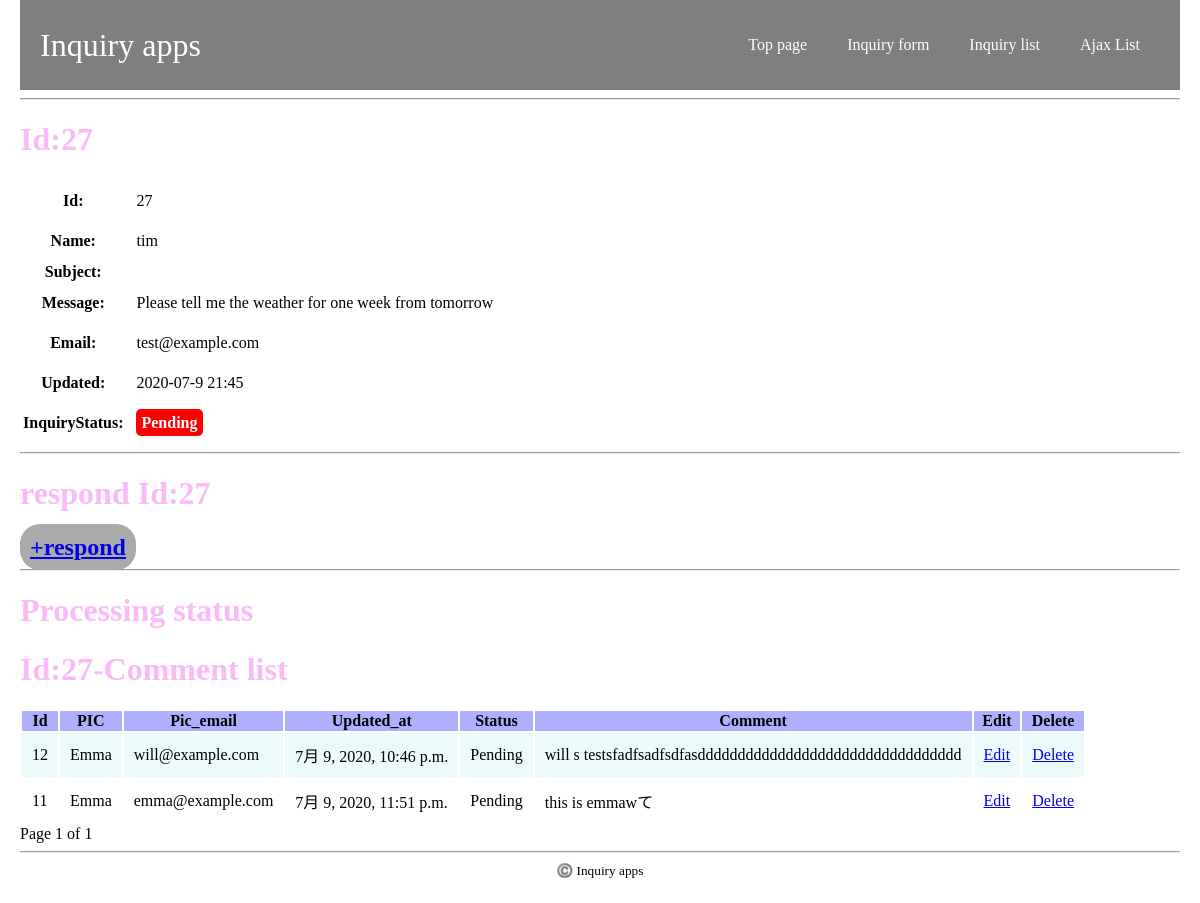
The page /inquiry/27/comment/list/ on the database as committed earlier.
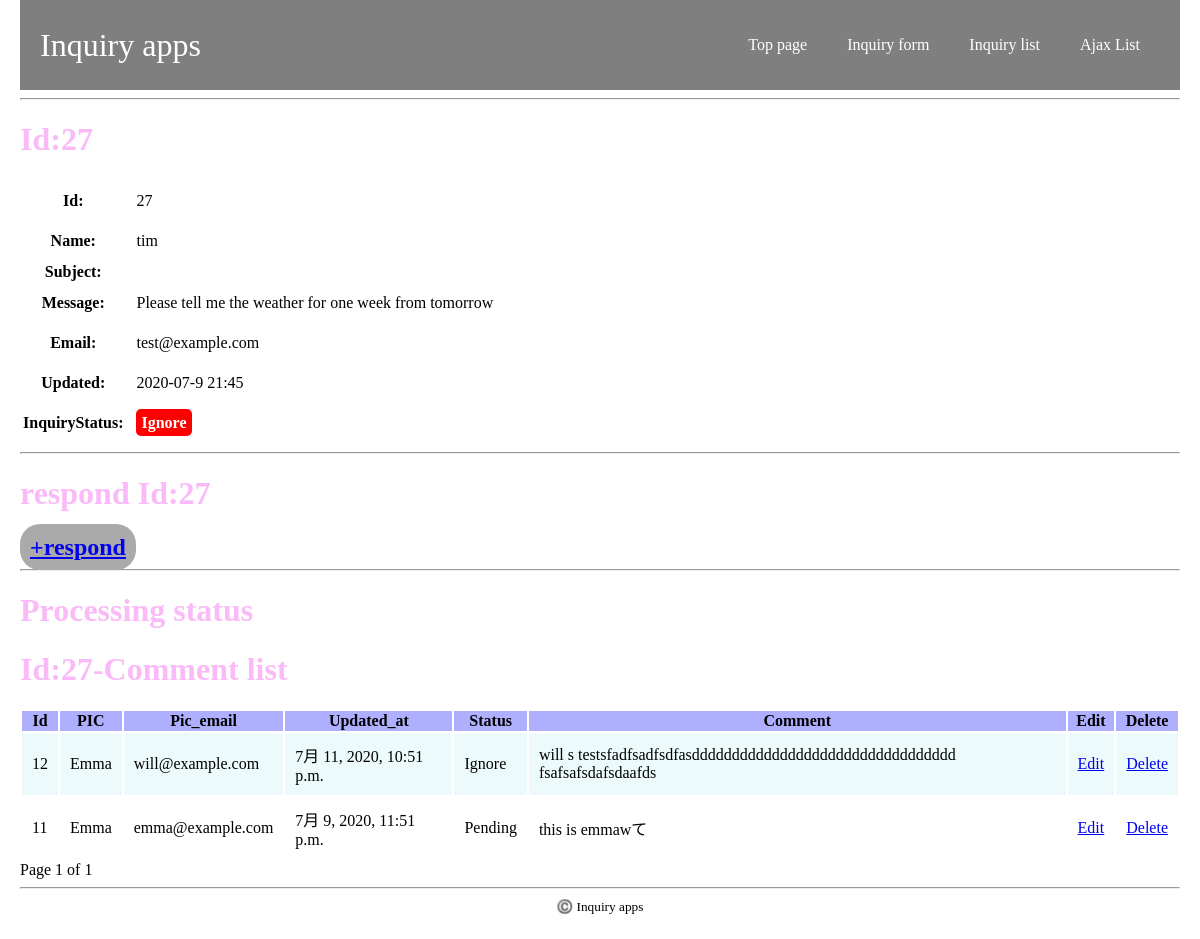
The same page on the database as committed later.
### inquiry_apps/models.py (models this page shows, shortened)
class InquiryComment(models.Model):
    class Meta:
        db_table = 'inquiry_comment'
    inquiry_id = models.IntegerField(verbose_name='inquiry_id',
                                        null=True,)
    class PersonInCharge():
        Andrew = 0
        William = 1
        Emma = 2
    PERSON_IN_CHARGE_CHOICES = [
        (PersonInCharge.Andrew, 'Andrew'),
        (PersonInCharge.William, 'William'),
        (PersonInCharge.Emma, 'Emma'),
    ]
    pic = models.IntegerField(verbose_name='person_in_charge',
                            choices=PERSON_IN_CHARGE_CHOICES,
                            max_length=20,)
    pic_email = models.EmailField(verbose_name='pic_email',
                                    max_length=255)
    created_at = models.DateTimeField(verbose_name='created_at',
                                        auto_now_add=True,)
    updated_at = models.DateTimeField(verbose_name='updated_at',
                                        auto_now=True,)
    INQUIRY_STATUS_CHOICES = [
        (Inquiry.InquiryStatus.Pending, 'Pending'),
        (Inquiry.InquiryStatus.Ignore, 'Ignore'),
        (Inquiry.InquiryStatus.Completed, 'Completed'),
    ]
    inquiry_status = models.IntegerField(
        verbose_name='inquiry_status',
        choices=INQUIRY_STATUS_CHOICES,
        default=0
    )
    comment = models.CharField(max_length=500)

### inquiry_apps/views.py (the view)
# urls.py: path('inquiry/<int:inquiry_id>/comment/list/', views.comment_list, name='comment_list'),
@require_http_methods(['GET'])
def comment_list(request, inquiry_id):
    inquiry = get_object_or_404(Inquiry, id=inquiry_id)
    qs = InquiryComment.objects.filter(inquiry_id=inquiry_id).order_by('id').reverse()
    inquiry_comments = []
    for p in qs:
        inquiry_comments.append(p)
    inquiry_comments = _paginator(request, inquiry_comments)
    context = {
        'inquiry': inquiry,
        'inquiry_comments': inquiry_comments,
    }
    return render(request, 'inquiry_apps/comment_list.html', context)

### inquiry_apps/views.py (called while the page is built)
def _paginator(request, qs):
    paginator = Paginator(qs, 5)
    page = request.GET.get('page', 1)
    try:
        inquiry_lists = paginator.page(page)
    except PageNotAnInteger:
        inquiry_lists = paginator.page(1)
    except EmptyPage:
        inquiry_lists = paginator.page(paginator.num_pages)
    return inquiry_lists

### inquiry_apps/templates/inquiry_apps/comment_list.html (shortened to what this page needs)
{% extends 'inquiry_apps/base.html' %}
{% block content %}
<h1>Id:{{ inquiry.id }}</h1>
<table class="inquiry_table">
    <tr>
        <th>Id:</th>
        <td>{{ inquiry.id }}</td>
    </tr>
    <tr>
        <th>Name:</th>
        <td>{{ inquiry.name }}</td>
    </tr>
    <tr>
        <th>Subject:</th>
        <td>{{ inquiry.subject }}</td>
    </tr>
    <tr>
        <th>Message:</th>
        <td>{{ inquiry.message }}</td>
    </tr>
    <tr>
        <th>Email:</th>
        <td>{{ inquiry.email }}</td>
    </tr>
    <tr>
        <th>Updated:</th>
        <td>{{ inquiry.updated_at|date:"Y-m-j H:i" }}</td>
    </tr>
    <tr>
        <th>InquiryStatus:</th>
        <td class="inquiry_status">
        <span>
        {% if inquiry.inquiry_status == inquiry.InquiryStatus.Pending %}
        Pending
        {% elif inquiry.inquiry_status == inquiry.InquiryStatus.Ignore %}
        Ignore
        {% else %}
        Completed
        {% endif %}
        </span>
        </td>
    </tr>
</table>
<hr>
<h1>respond Id:{{ inquiry.id }}</h1>
<h2 class='inquiry_add_comment_proceed'><a href="{% url 'inquiry_apps:comment_add' inquiry.id %}">+respond</a></h2>
<hr>
<h1　style='color:rgba(000,000,255,0.3)'>Processing status</h1>
<h1>Id:{{ inquiry.id }}-Comment list</h1>
<table class="comment_list_table">
    <thead>
        <tr>
            <th>Id</th>
            <th>PIC</th>
            <th>Pic_email</th>
            <th>Updated_at</th>
            <th>Status</th>
            <th>Comment</th>
            <th>Edit</th>
            <th>Delete</th>
        </tr>
    </thead>
    <tbody>
        {% for inquiry_comment in inquiry_comments %}
        <tr>
            <td>{{ inquiry_comment.id }}</td>
            <td>
                <div class="container"><span>PIC</span>
                    <span>{% if inquiry_comment.pic == comment.PersonInCharge.Andrew %}
                    Andrew
                    {% elif inquiry_comment.pic == comment.PersonInCharge.William %}
                    William
                    {% else %}
                    Emma
                    {% endif %}
                    </span></div>
            </td>
            <td><div class="container"><span>Pic_email</span><span>{{ inquiry_comment.pic_email }}</span></div></td>
            <td><div class="container"><span>Updated_at</span><span>{{ inquiry_comment.updated_at }}</span></div></td>
            <td><div class="container"><span>Status</span>
                <span>{% if inquiry_comment.inquiry_status == inquiry.InquiryStatus.Pending%}
                Pending
                {% elif inquiry_comment.inquiry_status == inquiry.InquiryStatus.Ignore %}
                Ignore
                {% else %}
                Completed
                {% endif %}
                </span></div>
            </td>
            <td><div class="container"><span>Comment</span><span>{{ inquiry_comment.comment|truncatechars:150 }}</span></div></td>
            <td><div class="container"><a href="{% url 'inquiry_apps:edit_comment' inquiry.id inquiry_comment.id %}">Edit</a></div></td>
            <td><div class="container"><a href="{% url 'inquiry_apps:delete_comment' inquiry.id inquiry_comment.id %}">Delete</a></div></td>
        </tr>
        {% endfor %}
    </tbody>
</table>
Page {{ inquiry_comments.number }} of {{ inquiry_comments.paginator.num_pages }}
{% endblock %}

Rows that differ between the two databases and show on the page:
changed InquiryComment "will@example.com": updated_at "7月 9, 2020, 10:46 p.m." → "7月 11, 2020, 10:51 p.m."; comment "will s testsfadfsadfsdfasddddddddddddddddddddddddddddddddd" → "will s testsfadfsadfsdfasddddddddddddddddddddddddddddddddd fsafsafsdafsdaafds"; inquiry_status "Pending" → "Ignore"
Other text that changed with them:
text no longer shown: "Pending"
text now shown: "Ignore"
